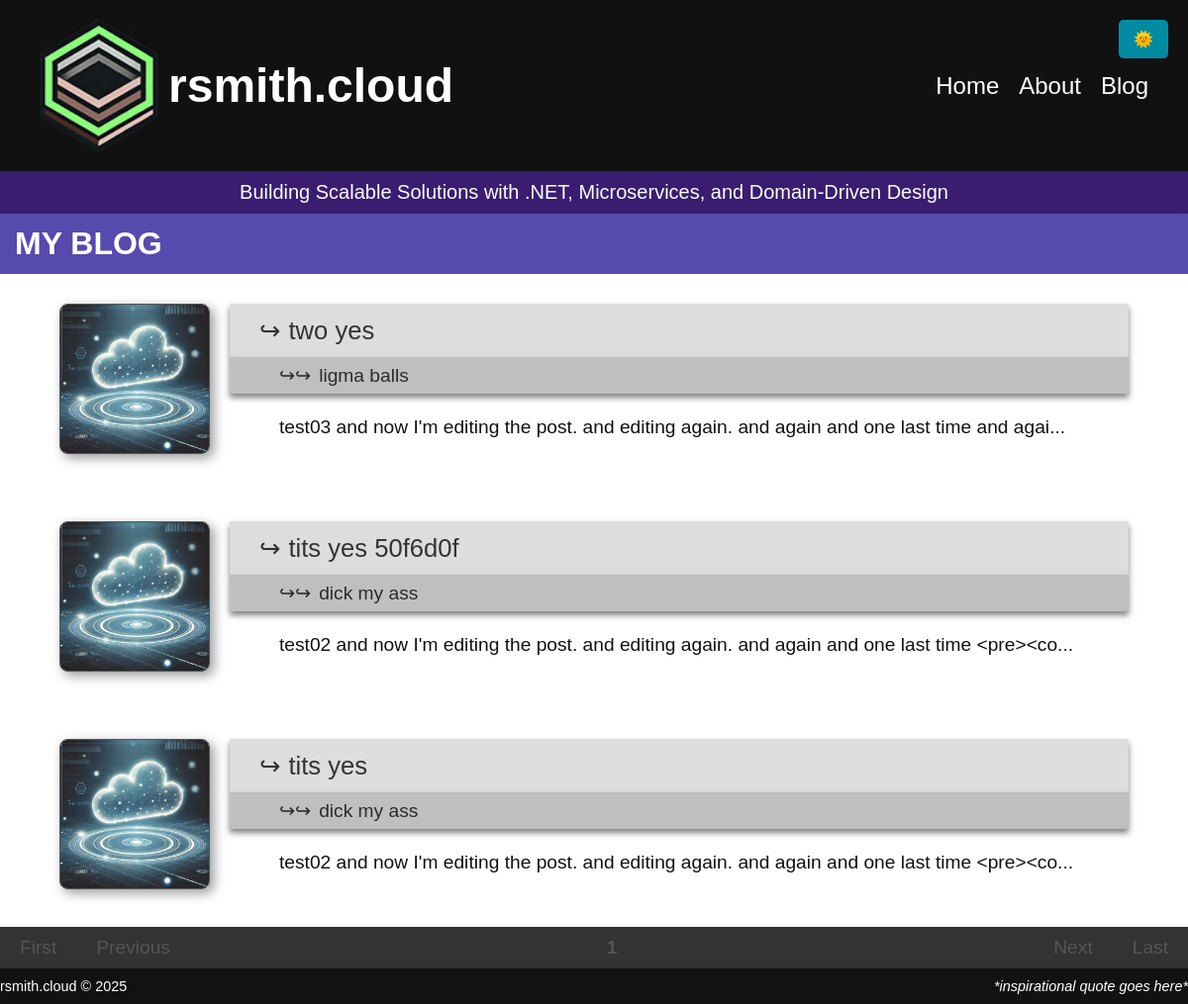
Screenshot of /blog.php with the database file from the repository.
### tables this page shows
CREATE TABLE articles (
    id TEXT PRIMARY KEY,
    header TEXT,
    subheader TEXT,
    previewimage TEXT,
    content TEXT,
    createdat INTEGER,
    updatedat INTEGER
);

### blog.php (the view)
<?php
include_once("./src/header.php");
?>
<?php
$db = new SQLite3('articles.db');
$limit = 5;
$page = isset($_GET['page']) ? (int)$_GET['page'] : 1;
$offset = ($page - 1) * $limit;
$totalQuery = $db->querySingle("SELECT COUNT(*) as count FROM articles");
$totalPages = ceil($totalQuery / $limit);
$stmt = $db->prepare("SELECT * FROM articles ORDER BY updatedat DESC LIMIT :limit OFFSET :offset");
$stmt->bindValue(':limit', $limit, SQLITE3_INTEGER);
$stmt->bindValue(':offset', $offset, SQLITE3_INTEGER);
$result = $stmt->execute();
echo "<section class='content-section blog-section'>";
echo "<h1>My Blog</h1>";
while ($row = $result->fetchArray(SQLITE3_ASSOC)) {
    echo '<a href="./post.php?id=' . htmlspecialchars($row['id']) . '">';
    echo '<div class="post-item">';
    echo '<div class="article-item">';
    echo '<img src="./img/' . htmlspecialchars($row['previewimage']) . '" alt="Preview Image" class="preview-image">';
    echo '<div class="article-content">';
    echo '<h2>' . htmlspecialchars($row['header']) . '</h2>';
    echo '<h3>' . htmlspecialchars($row['subheader']) . '</h3>';
    echo '<p>' . htmlspecialchars(substr($row['content'], 0, 92)) . '...</p>';
    echo '</div>';
    echo '</div>';
    echo '</div>';
    echo '</a>';
}
echo "</section>";
echo '<section class="pagination-section"><div class="pagination-holder">';
    echo '<div class="prevBtns">';
    if ($page > 1) {
        echo '<a href="?page=1">First</a> ';
        echo '<a href="?page=' . ($page - 1) . '">Previous</a> ';
    }
    else{
        echo '<a disabled>First</a> ';
        echo '<a disabled>Previous</a> ';
    }
    echo '</div>';
    echo '<div class="pageBtns">';
    for ($i = 1; $i <= $totalPages; $i++) {
        if ($i == $page) {
            echo '<strong><a disabled>' . $i . '</a></strong> ';
        } else {
            echo '<a href="?page=' . $i . '">' . $i . '</a> ';
        }
    }
    echo '</div>';
    echo '<div class="nextBtns">';
    if ($page < $totalPages) {
        echo '<a href="?page=' . ($page + 1) . '">Next</a> ';
        echo '<a href="?page=' . $totalPages . '">Last</a>';
    }
    else{
        echo '<a disabled>Next</a> ';
        echo '<a disabled>Last</a> ';
    }
    echo '</div>';
echo '</div></section">';
?>
<?php
include_once("./src/footer.php");
?>

### src/header.php (shortened to what this page needs)
<!DOCTYPE html>
<html lang="en">
<head>
    <link rel="stylesheet" href="./css/style.css">
</head>
<body>
    <header class="header">
        <div class="container">
            <a href="/">
                <div class="logo">
                    <img src="./img/logo.png" alt="Logo">
                    <span>rsmith.cloud</span>
                </div>
            </a>
            <div class="menu">
                <a href="./index.php">Home</a>
                <a href="./about.php">About</a>
                <a href="./blog.php">Blog</a>
            </div>
        </div>
    </header>
    <button id="theme-toggle" class="theme-toggle">
        <span class="toggle-icon">🌞</span>
    </button>
    <section class="highlight">
            <h3>Building Scalable Solutions with .NET, Microservices, and Domain-Driven Design</h3>
    </section>
    <div class="content">

### src/footer.php (shortened to what this page needs)
</div>
    <footer class="footer">
        <div class="container">
            <span>rsmith.cloud &copy; 2025</span>
            <span style="float: right; font-style: italic;">*inspirational quote goes here*</span>
        </div>
    </footer>
</body>
</html>

### rows the page displays
articles: previewimage (picture), header "two yes", subheader "ligma balls", content "test03 and now I'm editing the post. and editing again. and again and one last time and agai"
articles: previewimage (picture), header "tits yes 50f6d0f", subheader "dick my ass", content "test02 and now I'm editing the post. and editing again. and again and one last time <pre><co"
articles: previewimage (picture), header "tits yes", subheader "dick my ass", content "test02 and now I'm editing the post. and editing again. and again and one last time <pre><co"
